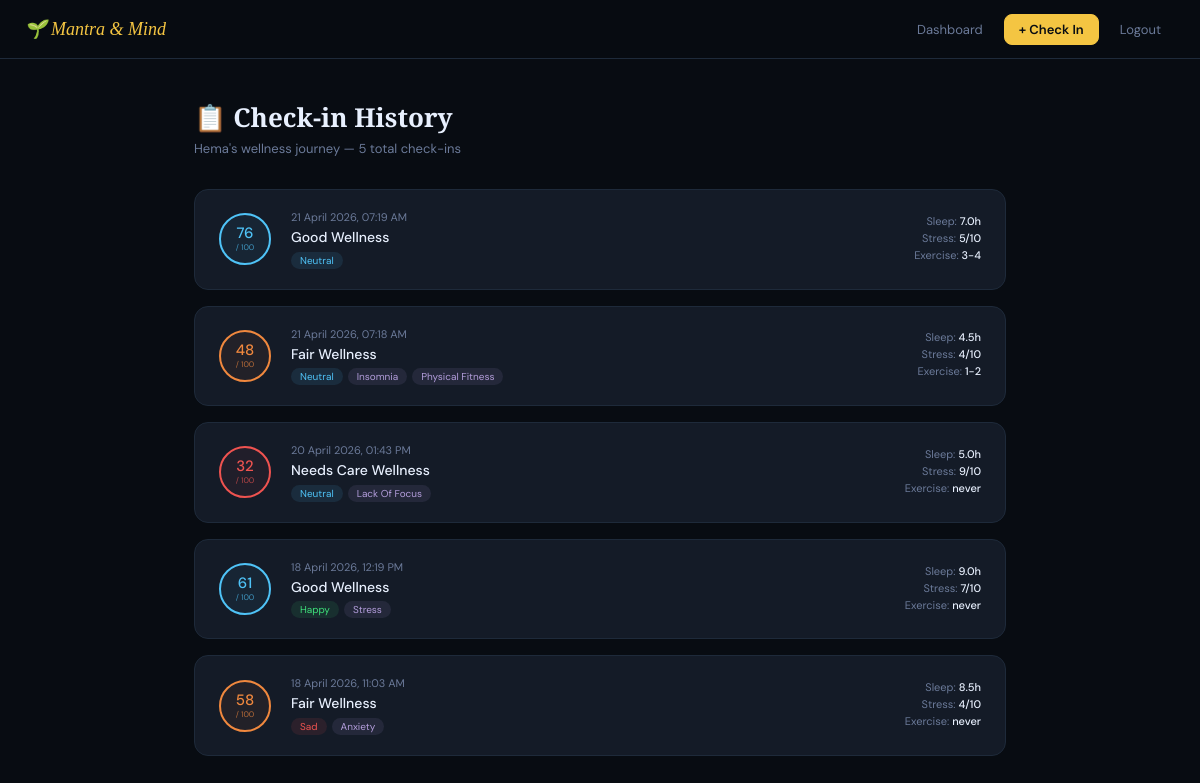
Page /history (signed in) on the earlier database version.
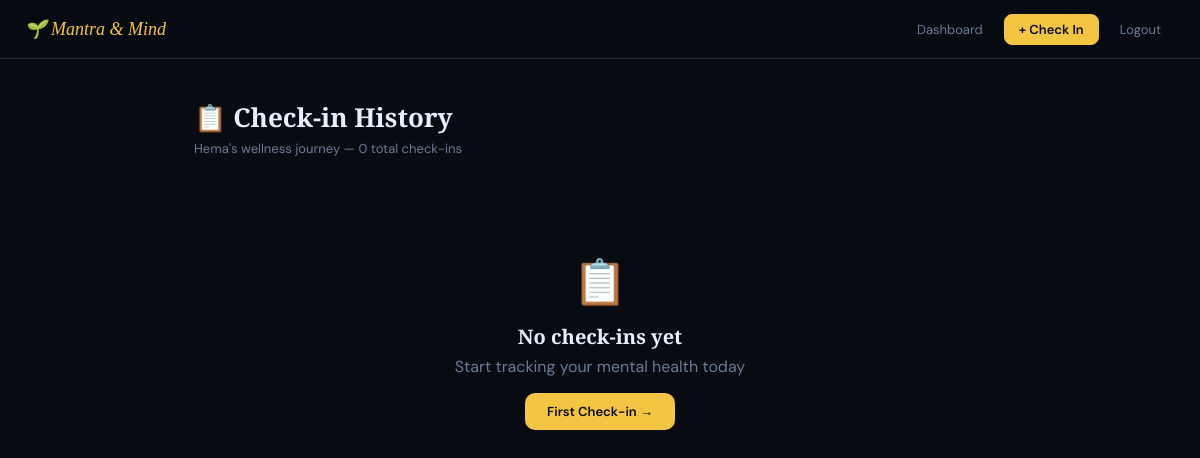
Same page on the later database version.
### app.py (models this page shows)
class User(db.Model):
    __tablename__ = 'users'
    id         = db.Column(db.Integer, primary_key=True)
    name       = db.Column(db.String(100), nullable=False)
    email      = db.Column(db.String(150), unique=True, nullable=False)
    password   = db.Column(db.String(256), nullable=False)
    created_at = db.Column(db.DateTime, default=datetime.utcnow)
    responses  = db.relationship('Response', backref='user', lazy=True)

class Response(db.Model):
    __tablename__ = 'responses'
    id             = db.Column(db.Integer, primary_key=True)
    user_id        = db.Column(db.Integer, db.ForeignKey('users.id'), nullable=False)
    struggles      = db.Column(db.String(300))
    sleep_hours    = db.Column(db.Float)
    stress_level   = db.Column(db.Integer)
    exercise_freq  = db.Column(db.String(50))
    mood           = db.Column(db.String(30))
    wellness_score = db.Column(db.Float)
    score_category = db.Column(db.String(20))
    timestamp      = db.Column(db.DateTime, default=datetime.utcnow)

### app.py (the view)
@app.route('/history')
@login_required
def history():
    user  = User.query.get(session['user_id'])
    all_r = Response.query.filter_by(user_id=user.id).order_by(Response.timestamp.desc()).all()
    for r in all_r:
        r.struggles_list = json.loads(r.struggles) if r.struggles else []
    return render_template('history.html', user=user, responses=all_r)

### app.py (called while the page is built)
def login_required(f):
    @wraps(f)
    def decorated(*args, **kwargs):
        if 'user_id' not in session:
            flash('Please log in first.', 'warning')
            return redirect(url_for('login'))
        return f(*args, **kwargs)
    return decorated

### templates/history.html (shortened to what this page needs)
<!DOCTYPE html>
<html lang="en">
<head>
</head>
<body>
<nav>
  <div class="brand">🌱 Mantra & Mind</div>
  <div style="display:flex;gap:6px">
    <a href="/dashboard" class="nl">Dashboard</a>
    <a href="/checkin" class="nl cta">+ Check In</a>
    <a href="/logout" class="nl">Logout</a>
  </div>
</nav>
<div class="main">
  <div class="ph">
    <h1>📋 Check-in History</h1>
    <p>{{ user.name }}'s wellness journey — {{ responses|length }} total check-ins</p>
  </div>
  {% if responses %}
    {% for r in responses %}
    <div class="hi">
      <div class="sc {{ r.score_category }}">
        <div class="sn">{{ r.wellness_score|round|int }}</div>
        <div class="ss">/ 100</div>
      </div>
      <div>
        <div class="hd">{{ r.timestamp.strftime('%d %B %Y, %I:%M %p') }}</div>
        <div class="ht">{{ r.score_category.replace('-',' ').title() }} Wellness</div>
        <div class="pills">
          <span class="pill pill-{{ r.mood }}">{{ r.mood.title() }}</span>
          {% for s in r.struggles_list %}<span class="pill pill-s">{{ s.replace('_',' ').title() }}</span>{% endfor %}
        </div>
      </div>
      <div class="hs">
        <div class="hst">Sleep: <strong>{{ r.sleep_hours }}h</strong></div>
        <div class="hst">Stress: <strong>{{ r.stress_level }}/10</strong></div>
        <div class="hst">Exercise: <strong>{{ r.exercise_freq }}</strong></div>
      </div>
    </div>
    {% endfor %}
  {% else %}
    <div class="empty">
      <div class="ei">📋</div>
      <h3>No check-ins yet</h3>
      <p>Start tracking your mental health today</p>
      <a href="/checkin" class="btn-cta">First Check-in →</a>
    </div>
  {% endif %}
</div>
</body>
</html>

### templates/history.html (style rules this page uses)
*,*::before,*::after { box-sizing:border-box;margin:0;padding:0 }
:root { --bg:#080C12;--card:#141B27;--border:#1E2A3A;--gold:#F4C542;--text:#E8F0FE;--muted:#6B7A99;--green:#3EE07A;--blue:#4FC3F7;--orange:#F0883E;--red:#EF5350;--purple:#B39DDB }
body { background:var(--bg);color:var(--text);font-family:'DM Sans',sans-serif;min-height:100vh }
nav { position:sticky;top:0;z-index:100;background:rgba(8,12,18,.92);backdrop-filter:blur(14px);border-bottom:1px solid var(--border);display:flex;align-items:center;justify-content:space-between;padding:.85rem 1.5rem }
.brand { font-family:'Playfair Display',serif;font-size:18px;color:var(--gold);font-style:italic }
.nl { padding:6px 14px;border-radius:8px;font-size:13px;color:var(--muted);text-decoration:none;border:1px solid transparent;transition:all .2s }
.nl.cta { background:var(--gold);color:#080C12;font-weight:600;border-color:var(--gold) }
.main { max-width:860px;margin:0 auto;padding:2.5rem 1.5rem }
.ph h1 { font-family:'Playfair Display',serif;font-size:26px;color:var(--text);margin-bottom:.3rem }
.ph p { font-size:13px;color:var(--muted);margin-bottom:2rem }
.empty { text-align:center;padding:4rem 1rem;color:var(--muted) }
.empty .ei { font-size:44px;margin-bottom:.75rem }
.empty h3 { font-family:'Playfair Display',serif;font-size:20px;color:var(--text);margin-bottom:.4rem }
.btn-cta { display:inline-block;padding:10px 22px;background:var(--gold);color:#080C12;border-radius:10px;text-decoration:none;font-weight:600;font-size:13px;margin-top:1rem }

Differences in the rows shown:
removed Response: wellness_score "76", timestamp "21 April 2026, 07:19 AM", score_category.replace "Good", mood "Neutral", sleep_hours "7.0", stress_level "5", exercise_freq "3-4"
removed Response: wellness_score "48", timestamp "21 April 2026, 07:18 AM", score_category.replace "Fair", mood "Neutral", replace "Insomnia" "Physical Fitness", sleep_hours "4.5", stress_level "4", exercise_freq "1-2"
removed Response: wellness_score "32", timestamp "20 April 2026, 01:43 PM", score_category.replace "Needs Care", mood "Neutral", replace "Lack Of Focus", sleep_hours "5.0", stress_level "9", exercise_freq "never"
removed Response: wellness_score "61", timestamp "18 April 2026, 12:19 PM", score_category.replace "Good", mood "Happy", replace "Stress", sleep_hours "9.0", stress_level "7", exercise_freq "never"
removed Response: wellness_score "58", timestamp "18 April 2026, 11:03 AM", score_category.replace "Fair", mood "Sad", replace "Anxiety", sleep_hours "8.5", stress_level "4", exercise_freq "never"
Other differences:
{{ responses|length }}: "5" → "0"
text now shown: "📋 No check-ins yet Start tracking your mental health today First Check-in →"
